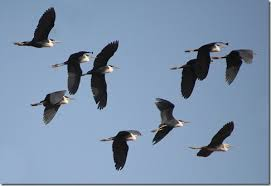
#> input picture sw/BirdCount/bird_1.jpg, 271 x 186 px
$ python main.py
#> lines starting #> are read from the running program, lines starting #| are printed output that depends on the picture; after the words box and inside, x2 and y2 are one past the last pixel; in counts of white or black regions, pixels touching at a corner belong together; long printed decimals are rounded
#############################################################
# Bird Counting Algorithm                                   #
#                                                           #
# BLG 513E Image Processing HW#2                            #
#                                                           #
# Copyright (C)  Mehmet AKTAS 0504181576                    #
#                                                           #
#############################################################
import cv2
import math
import numpy as np
import matplotlib.image as mpimg
import matplotlib.pyplot as plt

# Convert rgb image to grayscale
# Formulation: Gray = 0.21 Red + 0.72 Green + 0.07 Blue
def rgb2gray(img):
    # Already GreyScale
    if(len(img.shape)<3):
        return img
    # Convert to grayscale
    H,W = img.shape[:2]
    gray = np.zeros((H,W), np.uint8)
    for i in range(H):
        for j in range(W):
            gray[i,j] = np.clip(0.07 * img[i,j,0] + 0.72 * img[i,j,1] + 0.21 * img[i,j,2], 0, 255)
    return gray

# K Means Clustering algorithm for calculating threshold
# Threshold value is strengthened after K Means
# Algorithm taken from course lectures (UCL-L1_Segmentation_02.pdf)
def kMeansClustering(img):
    threshold = 0
    newThreshold = 128
    counter = 0
    # Continue until the threshold value is 0.1 near from the previous one
    while(abs(threshold - newThreshold) > 0.1):
        # Initialize sum and count values
        threshold = newThreshold
        foregroundSum = 0
        backgroundSum = 0
        foregroundCount = 0
        backgroundCount = 0
        H,W = img.shape[:2]
        for i in range(H):
            for j in range(W):
                pixel = img[i,j]
                if(pixel >= threshold):
                    foregroundCount += 1
                    foregroundSum += pixel
                else:
                    backgroundCount += 1
                    backgroundSum += pixel
        foregroundMean = foregroundSum / foregroundCount
        backgroundMean = backgroundSum / backgroundCount
        newThreshold = (foregroundMean + backgroundMean) / 2
    # This formulation is used to strengthen the threshold
    # I have found the formulation with some iterations
    newThreshold = newThreshold + ( 1.95 * (newThreshold - 128))
    return newThreshold

# Calculated threshold is applied to an image
def thresholding(img, threshold):
    H,W = img.shape[:2]
    for i in range(H):
        for j in range(W):
            if(img[i,j] >= threshold):
                img[i,j] = 255
            else:
                img[i,j] = 0
    return img

# Converts pixel values according to background decision
# Counts zero(0x00) and one(0xFF) pixels in the image
# Reverts zeros and ones if needed
def findBackground(img):
    zeros = 0
    ones = 0
    H,W = img.shape[:2]
    for i in range(H):
        for j in range(W):
            if(img[i,j] == 0):
                zeros += 1
            else:
                ones += 1
    # Convert foreground and background pixels
    if(ones > zeros):
        for i in range(H):
            for j in range(W):
                if(img[i,j] == 0):
                    img[i,j] = 255
                else:
                    img[i,j] = 0
    return img

# Morphological Dilation with 3x3 Square Structuring Element
def dilation(img):
    # 3x3 Square Structuring Element
    seSquare = [[-1, -1], [-1, 0], [-1, 1], [0, -1], [0, 1], [1, -1], [1, 0], [1, 1]]
    H,W = img.shape[:2]
    dilationImage = np.zeros([H, W], dtype=np.uint8)
    for i in range(2, H-2, 1):
        for j in range(2, W-2, 1):
            # If image pixel is white, make other pixels white with a neighborhood of structuring element
            if(img[i,j] == 255):
                for offset in seSquare:
                    x = i + offset[1]
                    y = j + offset[0]
                    if(dilationImage[x,y] == 0):
                        dilationImage[x,y] = 255
    return dilationImage

# Morphological Erosion with 3x3 Square Structuring Element
def erosion(img):
   # 3x3 Square Structuring Element
    seSquare = [[-1, -1], [-1, 0], [-1, 1], [0, -1], [0, 1], [1, -1], [1, 0], [1, 1]]
    H,W = img.shape[:2]
    erosionImage = np.zeros([H, W], dtype=np.uint8)
    for i in range(2, H-2, 1):
        for j in range(2, W-2, 1):
            overlap = True
            # If all pixels are overlapping with a neighborhood of structuring element make the center pixel white
            for offset in seSquare:
                x = i + offset[1]
                y = j + offset[0]
                if(img[x,y] == 0):
                    overlap = False
                    break
            if(overlap == True):
                erosionImage[i,j] = 255
    return erosionImage

# Lables the neighbours of given pixel with given label counter
# This function works recursively
# Algorithm taken from course lectures (UCL-L1_Segmentation_02.pdf)
def label(xStart, yStart, counter, image, labeledImage):
    # Connectivity matrix of 4-components neighborhood
    connectivityMatrix = [[-1, 0], [0, -1], [0, 1], [1, 0]]
    labeledImage[xStart, yStart] = counter;
    H,W = image.shape[:2]
    for offset in connectivityMatrix:
        x = xStart + offset[1]
        y = yStart + offset[0]
        if(x < 0 or x >= H or y < 0 or y >= W):
            continue
        if(image[x,y] == 255 and labeledImage[x,y] == 0):
            label(x, y, counter, image, labeledImage)

# Find the connected components using label function with 4-components neighborhood
# Algorithm taken from course lectures (UCL-L1_Segmentation_02.pdf)
def connectedComponents(image):
    H,W = image.shape[:2]
    labeledImage = np.zeros([H, W], dtype=np.uint16)
    counter = 1
    for i in range(H):
        for j in range(W):
            if(image[i,j]==255 and labeledImage[i,j]==0):
                label(i, j, counter, image, labeledImage)
                counter += 1
    return counter, labeledImage

print("Finding number of birds in images")

# Read image (bird_1.jpg, bird_2.jpg, bird_3.bmp)
fileName = 'bird_1.jpg'
image = plt.imread(fileName)
#> image is the input picture: shape (186, 271, 3); mean R, G, B 124.7, 145.7, 171.3

# Displays image
plt.subplot(3, 2, 1), plt.imshow(image, 'gray')
plt.title('Original')
plt.xticks([]), plt.yticks([])

# Convert to grayscale
image = rgb2gray(image)
#> after the loop in rgb2gray, `for i in range(H):`:
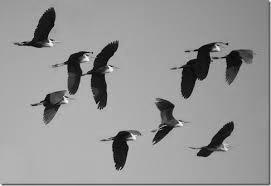
#> gray: shape (186, 271); min 1, max 252, mean 149.1

# Displays image
plt.subplot(3, 2, 2), plt.imshow(image, 'gray')
plt.title('Grayscale')
plt.xticks([]), plt.yticks([])

# K Means Clustering algorithm for calculating threshold
threshold = kMeansClustering(image)
#> threshold = 53.95
print('Threshold:' + str(threshold))
#| Threshold:53.949

# Calculated threshold is applied to an image
image = thresholding(image, threshold)
#> after the loop in thresholding, `for i in range(H):`:
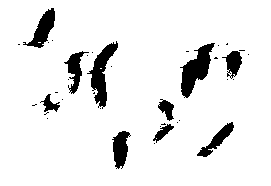
#> img: shape (186, 271); 91.5% white; 37 black regions (27 under 20 px), largest, box (x1, y1, x2, y2) and area: (180, 43, 215, 98) 879, (87, 41, 118, 109) 784, (23, 8, 55, 48) 528

# Displays image
plt.subplot(3, 2, 3), plt.imshow(image, 'gray')
plt.title('Thresholding')
plt.xticks([]), plt.yticks([])

# Converts pixel values according to background decision
image = findBackground(image)

# Displays image
plt.subplot(3, 2, 4), plt.imshow(image, 'gray')
plt.title('Background Correction')
plt.xticks([]), plt.yticks([])

# Morphological Opening (Dilation and Erosian)
image = erosion(image)
#> after the loop in erosion, `for i in range(2, H-2, 1):`:
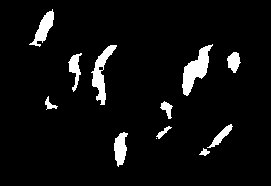
#> erosionImage: shape (186, 271); 5.7% white; 12 white regions (1 under 20 px), largest, box (x1, y1, x2, y2) and area: (182, 44, 213, 96) 686, (91, 45, 117, 105) 546, (29, 9, 54, 47) 371
image = dilation(image)
#> after the loop in dilation, `for i in range(2, H-2, 1):`:
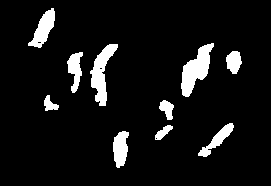
#> dilationImage: shape (186, 271); 8% white; 10 white regions, largest, box (x1, y1, x2, y2) and area: (181, 43, 214, 97) 862, (90, 44, 118, 106) 754, (28, 8, 55, 48) 512

# Displays image
plt.subplot(3, 2, 5), plt.imshow(image, 'gray')
plt.title('Morphological Opening')
plt.xticks([]), plt.yticks([])

# Finding connected components with 4-components neighborhood
ret, labels = connectedComponents(image)
#> after the loop in connectedComponents, `for i in range(H):`: counter = 11
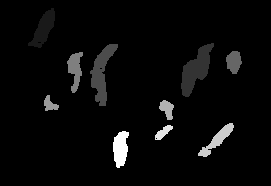
#> labels: shape (186, 271) uint16; min 0, max 10, mean 0.357; drawn with min black and max white
#> ret = 11

# One of the label is background
# Substract 1 to find the number of birds
numberOfBirds = ret - 1
#> numberOfBirds = 10

# For assigning different colors to each bird
# OpenCV functions are used for generating colored images
# This block is taken from the internet
labelHue = np.uint8(200 * labels / np.max(labels))
blankChannel = 255 * np.ones_like(labelHue)
image = cv2.merge([labelHue, blankChannel, blankChannel])
image = cv2.cvtColor(image, cv2.COLOR_HSV2BGR)
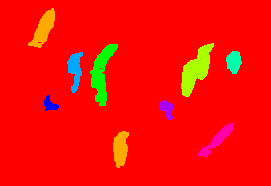
#> image: shape (186, 271, 3); mean B, G, R 5.6, 13.9, 245.5
image[labelHue == 0] = 0
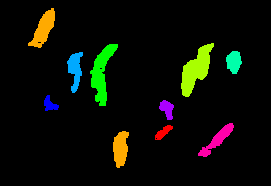
#> image: shape (186, 271, 3); mean B, G, R 5.6, 13.9, 10.8

# Displays image
plt.subplot(3, 2, 6), plt.imshow(image, 'gray')
plt.title('Connected Components\nNumber of Birds: ' + str(numberOfBirds))
plt.xticks([]), plt.yticks([])

plt.savefig('Result.jpg')
#> figure, not shown here; B, G, R data is drawn as R, G, B

print('Number of Birds: ' + str(numberOfBirds))
#| Number of Birds: 10
print('Result image recorded to Result.jpg')

# Displays subplotted images
plt.show()

$ run again, with sw/BirdCount/bird_3.bmp saved as sw/BirdCount/bird_1.jpg
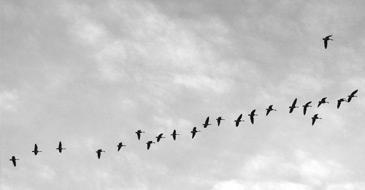
#> input picture sw/BirdCount/bird_3.bmp, 365 x 190 px
#> image is the input picture: shape (190, 365, 3); min 0, max 255, mean 202.2
#> threshold = 127.8
#| Threshold:127.823
#> after the loop in thresholding, `for i in range(H):`:
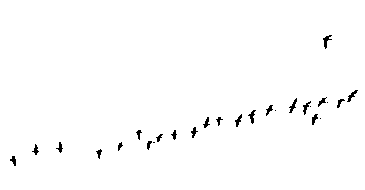
#> img: shape (190, 365); 98.9% white; black in thin lines or dots, all inside (x1, y1, x2, y2) = (10, 35, 358, 166)
#> after the loop in connectedComponents, `for i in range(H):`: counter = 23
#> numberOfBirds = 22
#> `image = cv2.cvtColor(image, cv2.COLOR_HSV2BGR)`:
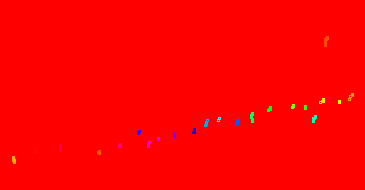
#> image: shape (190, 365, 3); mean B, G, R 0.7, 0.9, 254.2
#| Number of Birds: 22
